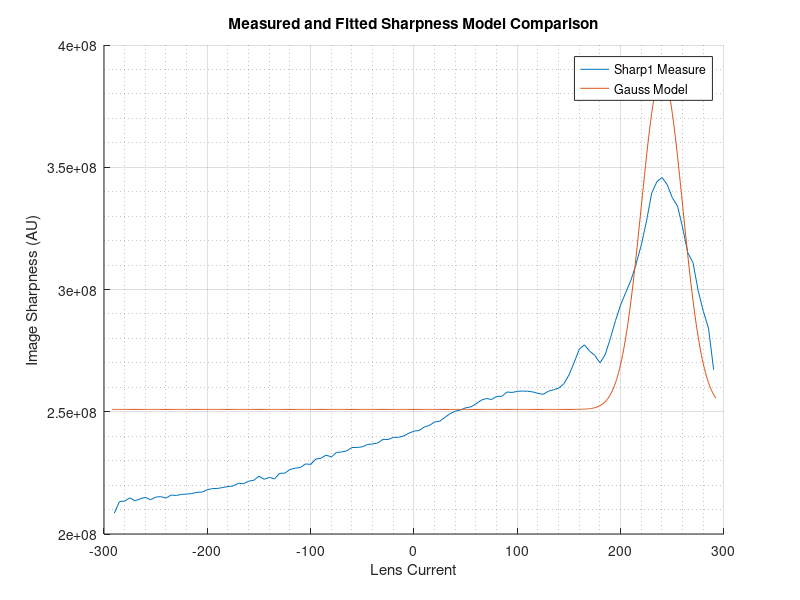

MATLAB code for this plot:
close all, clear all;

% This MATLAB script is supposed to attempt to fit the obtained sharpness
% curve with the a rough approximation

% Select trialSet to fit model approximation
trialSet = "Trial1";

% Load Sharpness Reference Data
load('SharpData.mat');
eval(sprintf('nameList = %s.nameList',trialSet));
eval(sprintf('sharp1 = %s.sharp1',trialSet));

% Bell Curve/Gaussian Distribution Model
f = @(x,mu,sigma) exp((-1/2)*((x-mu)/sigma).^2);

% Define mu and sigma
mu = nameList(sharp1 == max(sharp1));
sigma = 20; % Rough estimate

% Define Observable Range
x = [-292:1:292];

% Additional Scaling Factors, Offset and Amplitude
A = max(sharp1) - min(sharp1);
B = mean(sharp1);

% Figure Plot
figure; hold on;
plot(nameList,sharp1);
plot(x,A*f(x,mu,sigma)+B);
grid on; grid minor;
title('Measured and Fitted Sharpness Model Comparison')
xlabel('Lens Current');
ylabel('Image Sharpness (AU)');
legend('Sharp1 Measure','Gauss Model')
